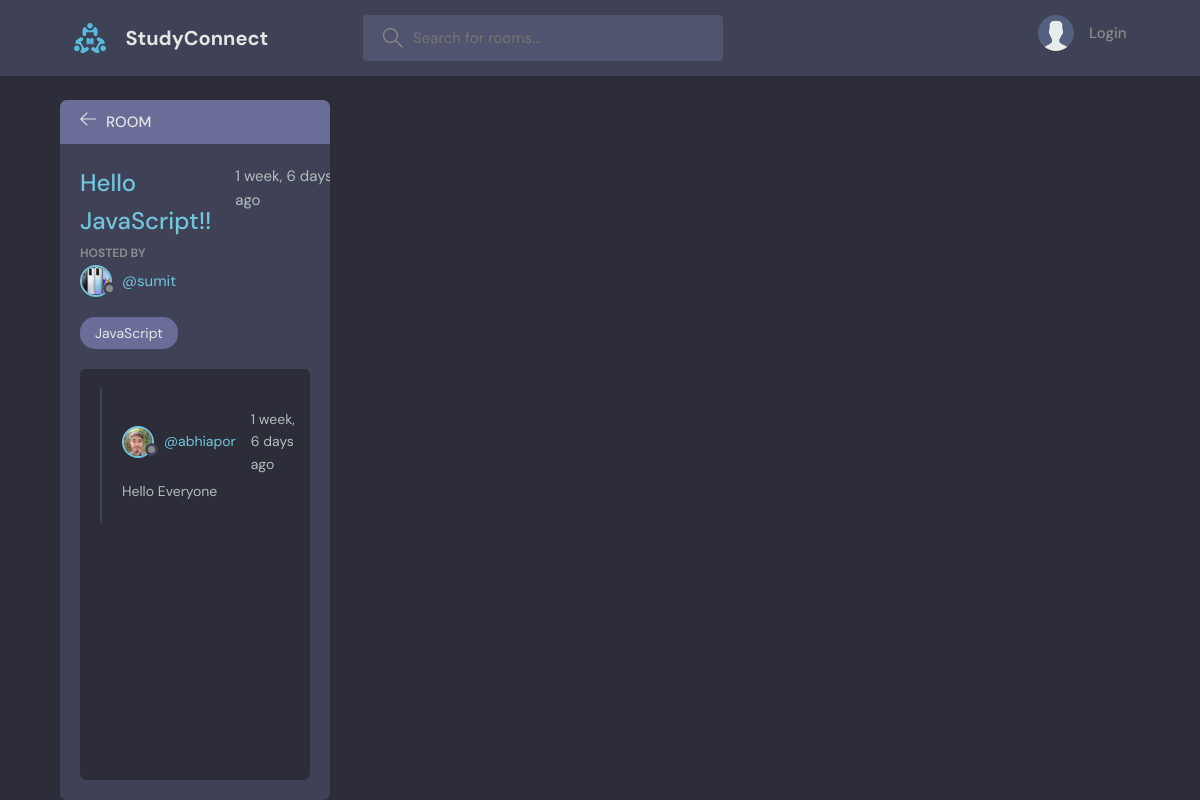
/room/3/, run on an earlier commit of the app's database.
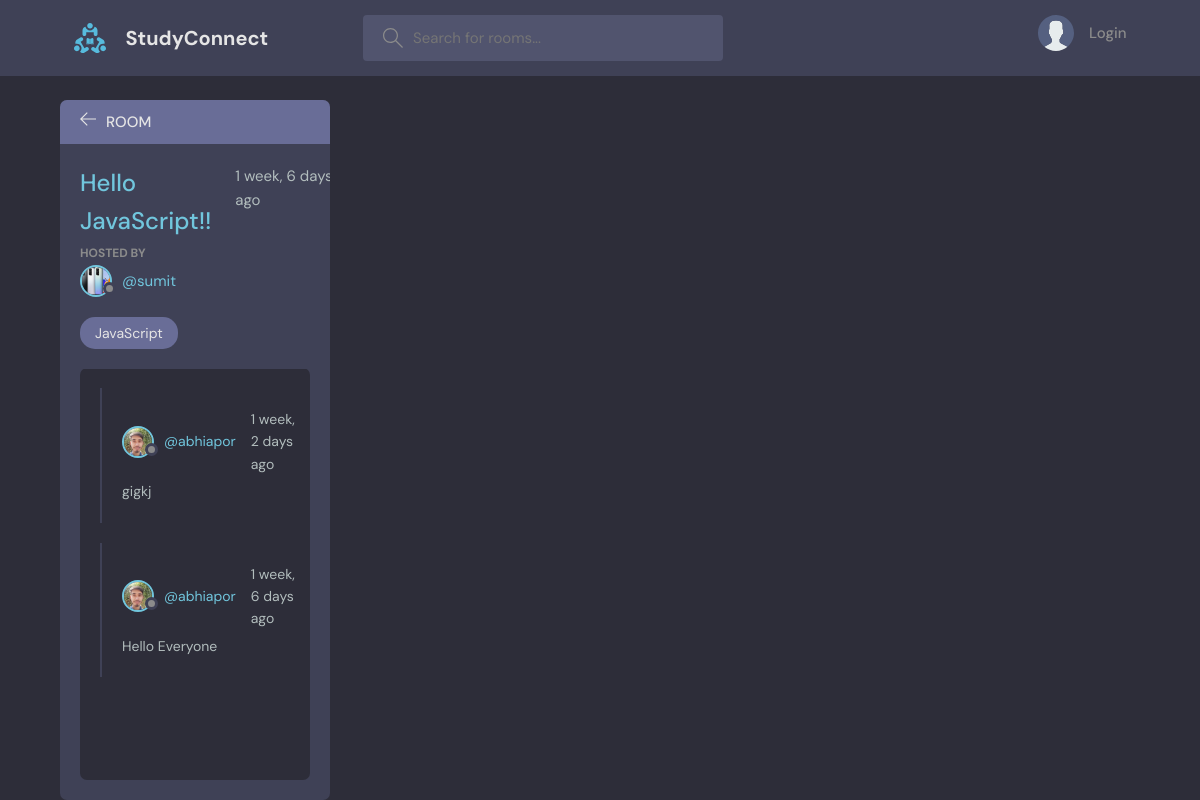
And on a later commit of the database.
### base/models.py (models this page shows, shortened)
class Room(models.Model):
    host=models.ForeignKey(User,on_delete=models.SET_NULL,null=True)
    topic=models.ForeignKey(Topic,on_delete=models.SET_NULL,null=True)
    name=models.CharField(max_length=200)
    description=models.TextField(null=True,blank=True)
    participants=models.ManyToManyField(User,related_name='participants',blank=True)
    updated=models.DateTimeField(auto_now=True)
    created=models.DateTimeField(auto_now_add=True)
    class Meta:
        ordering=['-updated','-created']

class User(AbstractUser):
    name=models.CharField(max_length=200,null=True)
    email=models.EmailField(unique=True,null=True)
    bio=models.TextField(null=True)
    avatar=models.ImageField(null=True,default="avatar.svg")
    USERNAME_FIELD='email'
    REQUIRED_FIELDS=[]

class Topic(models.Model):
    name=models.CharField(max_length=200)
    def __str__(self):
        return self.name

class Message(models.Model):
    user=models.ForeignKey(User,on_delete=models.CASCADE)
    room=models.ForeignKey(Room,on_delete=models.CASCADE)
    body=models.TextField()
    updated=models.DateTimeField(auto_now=True)
    created=models.DateTimeField(auto_now_add=True)
    class Meta:
        ordering=['-updated','-created']

### base/views.py (the view, shortened to what this page needs)
# urls.py: path('room/<str:pk>/',views.room,name="room"),
def room(request,pk):
    room=Room.objects.get(id=pk)
    room_messages=room.message_set.all()
    participants=room.participants.all()
    context={'room':room,'room_messages':room_messages,'participants':participants}
    return render(request,'base/room.html',context)

### base/templates/base/room.html (shortened to what this page needs)
{% extends 'main.html' %}
{% block content %}
    <main class="profile-page layout layout--2">
      <div class="container">
        <div class="room">
          <div class="room__top">
            <div class="room__topLeft">
              <a href="{% url 'home' %}">
                <svg version="1.1" xmlns="http://www.w3.org/2000/svg" width="32" height="32" viewBox="0 0 32 32">
                  <title>arrow-left</title>
                  <path
                    d="M13.723 2.286l-13.723 13.714 13.719 13.714 1.616-1.611-10.96-10.96h27.625v-2.286h-27.625l10.965-10.965-1.616-1.607z"
                  ></path>
                </svg>
              </a>
              <h3>Room</h3>
            </div>
          </div>
          <div class="room__box scroll">
            <div class="room__header scroll">
              <div class="room__info">
                <h3>{{room.name}}</h3>
                <span>{{room.created|timesince}} ago</span>
              </div>
              <div class="room__hosted">
                <p>Hosted By</p>
                <a href="{% url 'user_profile' room.host.id %}" class="room__author">
                  <div class="avatar avatar--small">
                    <img src="{{room.host.avatar.url}}" />
                  </div>
                  <span>@{{room.host.username}}</span>
                </a>
              </div>
              <span class="room__topics">{{room.topic}}</span>
            </div>
            <div class="room__conversation">
              <div class="threads scroll">
                {% for message in room_messages %}
                <div class="thread">
                  <div class="thread__top">
                    <div class="thread__author">
                      <a href="{% url 'user_profile' message.user.id %}" class="thread__authorInfo">
                        <div class="avatar avatar--small">
                          <img src="{{message.user.avatar.url}}" />
                        </div>
                        <span>@{{message.user.username}}</span>
                      </a>
                      <span class="thread__date">{{message.created|timesince}} ago</span>
                    </div>
                  </div>
                  <div class="thread__details">
                   {{message.body}}
                  </div>
                </div>
              {% endfor %}
              </div>
            </div>
          </div>
      </div>
    </main>
    {% endblock content %}

### templates/main.html (shortened to what this page needs)
<!DOCTYPE html>
{% load static %}
<html lang="en">
  <head>
    <link rel="stylesheet" href="{% static 'styles/style.css' %}" />
  </head>
  <body>
    {% include 'navbar.html' %}
    {% block content %}
    {% endblock content %}
  </body>
</html>

### templates/navbar.html (shortened to what this page needs)
{% load static %}
<header class="header header--loggedIn">
    <div class="container">
      <a href="{% url 'home' %}" class="header__logo">
        <img src="{% static 'images/logo.svg' %}"/>
        <h1>StudyConnect</h1>
      </a>
      <form class="header__search" method='GET' action="{% url 'home' %}">
        <label>
          <input name="q" placeholder="Search for rooms..." />
        </label>
      </form>
      <nav class="header__menu">
        {% if request.user.is_authenticated %}
        <div class="header__user">
          <a href="{% url 'user_profile' request.user.id %}">
            <div class="avatar avatar--medium active">
              <img src="{{request.user.avatar.url}}" />
            </div>
            <p>{{request.user.name}}<span>@{{request.user.username}}</span></p>
          </a>
          <button class="dropdown-button">
            <svg version="1.1" xmlns="http://www.w3.org/2000/svg" width="32" height="32" viewBox="0 0 32 32">
              <title>chevron-down</title>
              <path d="M16 21l-13-13h-3l16 16 16-16h-3l-13 13z"></path>
            </svg>
          </button>
        </div>
 {% else %}
        <a href="{% url 'login' %}">
          <img src="{% static 'images/avatar.svg' %}" />
          <p>Login</p>
        </a>
        {% endif %}
      </nav>
    </div>
  </header>

What changed in the data, as far as the page shows it:
added Message: user.avatar (picture), user.username "abhiapor", created "1 week, 2 days", body "gigkj"
